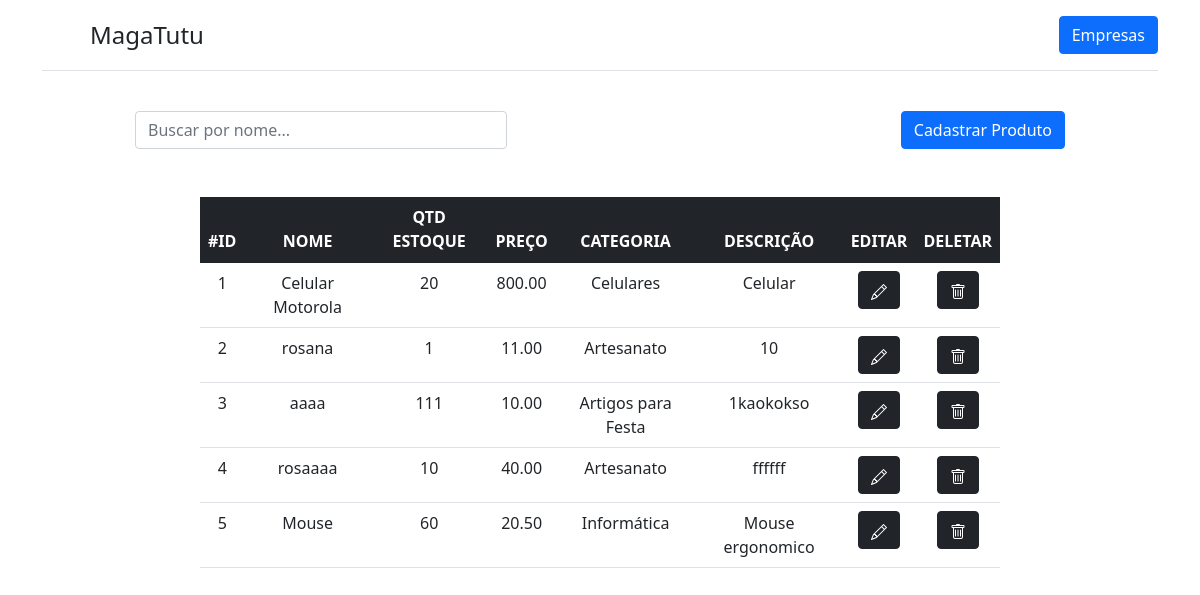
Page /empresa/1/ on the committed database.
### app/models.py (models this page shows)
class Produtos(models.Model):
    nome = models.CharField(max_length=100)
    descricao = models.CharField(max_length=1000)
    qtde_estoque = models.IntegerField()
    preco = models.DecimalField(max_digits=9, decimal_places=2)
    empresa = models.ForeignKey(Empresas, on_delete=models.CASCADE)
    categoria = models.ForeignKey(Categorias, on_delete=models.CASCADE)

class Categorias(models.Model):
    nome = models.CharField(max_length=100)

### app/views.py (the view)
# urls.py: path('empresa/<int:pk>/',views.listarProdutosdaEmpresa, name='empresa'),
def listarProdutosdaEmpresa(request,pk):
    data = {}
    buscarNome = request.GET.get('buscar-nome-produto')
    produtosdaEmpresa = models.Produtos.objects.filter(empresa_id = pk)
    if buscarNome:
        data['produtos'] = produtosdaEmpresa.filter(nome__icontains = buscarNome)
    else:
        data = {
            "produtos": produtosdaEmpresa,
            "empresa": pk
        }
    return render(request,"empresa.html", data)

### app/templates/empresa.html (shortened to what this page needs)
<!DOCTYPE html>
<html lang="pt-br">
<head>
  <link href="https://cdn.jsdelivr.net/npm/bootstrap@5.1.1/dist/css/bootstrap.min.css" rel="stylesheet"
>
</head>
<body>
  <div class="container">
    <header class="d-flex flex-wrap justify-content-center py-3 mb-4 border-bottom">
      <a href="/" class="d-flex align-items-center mb-3 mb-md-0 me-md-auto text-dark text-decoration-none">
        <svg class="bi me-2" width="40" height="32">
          <use xlink:href="#bootstrap" />
        </svg>
        <span class="fs-4">MagaTutu</span>
      </a>
      <a class="btn btn-primary" href="/empresas" role="button">Empresas</a>
    </header>
  </div>
  <div class="container d-flex">
    <div class="col-4 m-auto pt-3 pb-2 text-center">
      <form action="" method="GET">
        <input type="text" id="buscar-nome-produto" name="buscar-nome-produto" placeholder="Buscar por nome..."
          class="form-control">
      </form>
    </div>
    <div class="col-4 m-auto pt-3 pb-2 text-end">
      <a class="btn btn-primary" href="/cadastrar-produto/{{empresa}}" role="button">Cadastrar Produto</a>
    </div>
  </div>
  <br>
  <div class="col-8 m-auto pt-3 pb-2 text-center">
    <table class="table">
      <thead class="table-dark">
        <tr>
          <th scope="col">#ID</th>
          <th scope="col">NOME</th>
          <th scope="col">QTD ESTOQUE</th>
          <th scope="col">PREÇO</th>
          <th scope="col">CATEGORIA</th>
          <th scope="col">DESCRIÇÃO</th>
          <th scope="col">EDITAR</th>
          <th scope="col">DELETAR</th>
        </tr>
      </thead>
      <tbody>
        {% for produto in produtos %}
        <tr>
          <td>{{ produto.id }}</td>
          <td>{{ produto.nome }}</td>
          <td>{{ produto.qtde_estoque }}</td>
          <td>{{ produto.preco }}</td>
          <td>{{ produto.categoria.nome }}</td>
          <td>{{ produto.descricao }}</td>
          <td>
            <a href="/editar-produto/{{ produto.id }}" class="btn btn-dark">
            </a>
          </td>
          <td>
            <a href="/deletar-produto/{{ produto.id }}" class="btn btn-dark">
            </a>
          </td>
        </tr>
        {% endfor %}
      </tbody>
    </table>
  </div>
</body>
</html>

### rows in the picture
Produtos: id "1", nome "Celular Motorola", qtde_estoque "20", preco "800.00", categoria.nome "Celulares", descricao "Celular"
Produtos: id "2", nome "rosana", qtde_estoque "1", preco "11.00", categoria.nome "Artesanato", descricao "10"
Produtos: id "3", nome "aaaa", qtde_estoque "111", preco "10.00", categoria.nome "Artigos para Festa", descricao "1kaokokso"
Produtos: id "4", nome "rosaaaa", qtde_estoque "10", preco "40.00", categoria.nome "Artesanato", descricao "ffffff"
Produtos: id "5", nome "Mouse", qtde_estoque "60", preco "20.50", categoria.nome "Informática", descricao "Mouse ergonomico"
